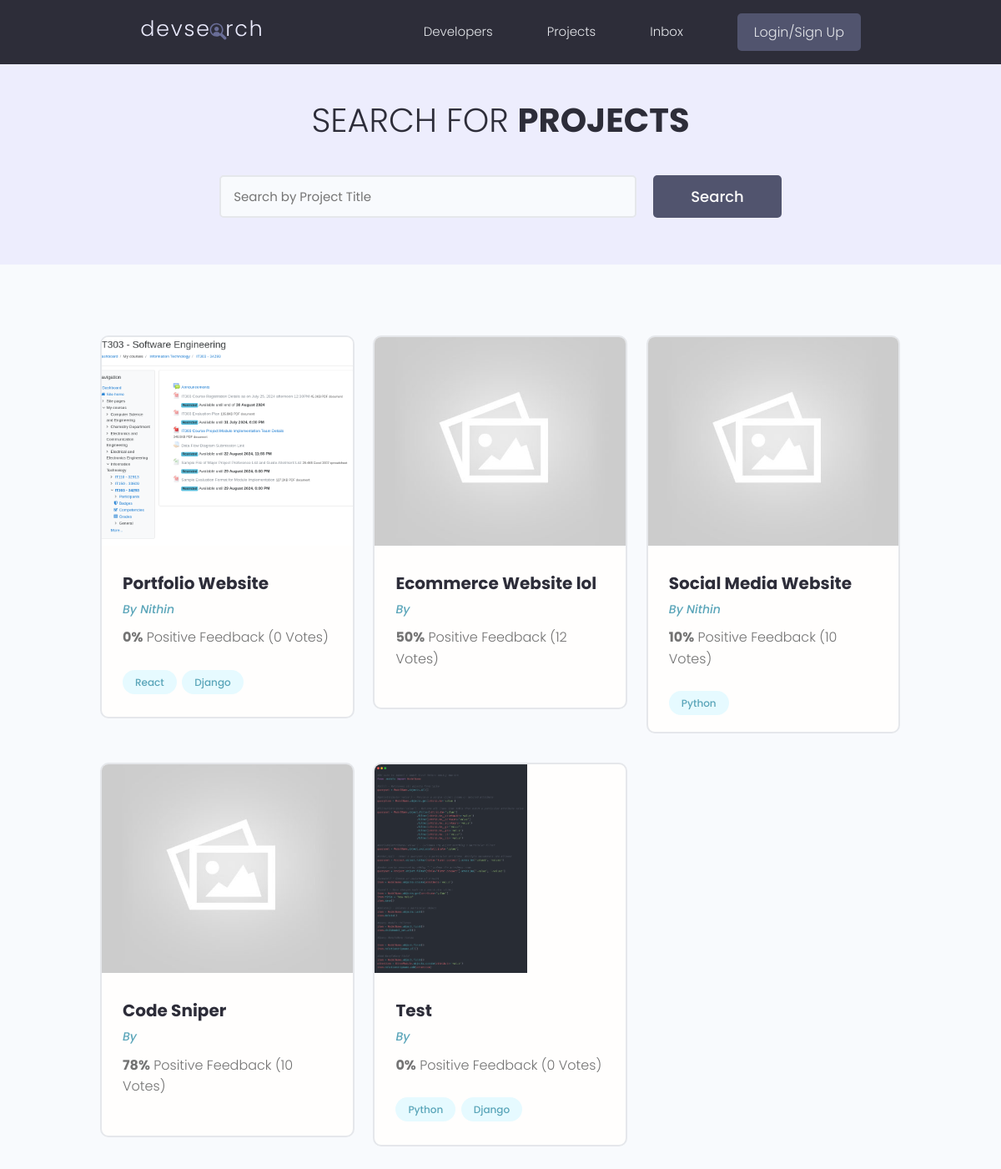
/projects/, run on the app's committed database.
### projects/models.py (models this page shows, shortened)
class Project(models.Model):
    owner=models.ForeignKey(Profile,null=True,blank=True,on_delete=models.SET_NULL)
    title=models.CharField(max_length=200)
    desc=models.TextField(null=True,blank=True)
    featured_img=models.ImageField(null=True,blank=True,default='default.jpg')
    demo_link=models.CharField(max_length=2000,null=True,blank=True)
    src_link=models.CharField(max_length=2000,null=True,blank=True)
    tags=models.ManyToManyField('Tag',blank=True)
    vote_total=models.IntegerField(default=0,null=True,blank=True)
    vote_ratio=models.IntegerField(default=0,null=True,blank=True)
    created=models.DateTimeField(auto_now_add=True)
    id = models.UUIDField(default=uuid.uuid4,unique=True,primary_key=True,editable=False)

class Tag(models.Model):
    name=models.CharField(max_length=200)
    created=models.DateTimeField(auto_now_add=True)
    id = models.UUIDField(default=uuid.uuid4,unique=True,primary_key=True,editable=False)
    def __str__(self):
        return self.name

### users/models.py (models this page shows, shortened)
class Profile(models.Model):
    user=models.OneToOneField(User,on_delete=models.CASCADE,null=True,blank=True)
    name=models.CharField(max_length=200,blank=True,null=True)
    username=models.CharField(max_length=200,blank=True,null=True)
    location=models.CharField(max_length=200,blank=True,null=True)
    email=models.CharField(max_length=200,blank=True,null=True)
    short_intro=models.CharField(max_length=200,blank=True,null=True)
    bio=models.TextField(blank=True,null=True)
    profile_image=models.ImageField(null=True,blank=True,upload_to='profiles/',default='profiles/user-default.png')
    social_github=models.CharField(max_length=200,blank=True,null=True)
    social_linkedin=models.CharField(max_length=200,blank=True,null=True)
    social_youtube=models.CharField(max_length=200,blank=True,null=True)
    social_website=models.CharField(max_length=200,blank=True,null=True)
    created=models.DateTimeField(auto_now_add=True)
    id = models.UUIDField(default=uuid.uuid4,unique=True,primary_key=True,editable=False)

### projects/views.py (the view)
# urls.py: path('projects/',include('projects.urls')),
def projects(request):
    projects=Project.objects.all()
    context={'projects':projects}
    return render(request,'projects/projects.html',context)

### projects/templates/projects/projects.html (shortened to what this page needs)
{% extends 'main.html' %}
{% block content %}
<main class="projects">
    <section class="hero-section text-center">
      <div class="container container--narrow">
        <div class="hero-section__box">
          <h2>Search for <span>Projects</span></h2>
        </div>
        <div class="hero-section__search">
          <form class="form" action="#" method="get">
            <div class="form__field">
              <input class="input input--text" id="formInput#search" type="text" name="text"
                placeholder="Search by Project Title" />
            </div>
            <input class="btn btn--sub btn--lg" type="submit" value="Search" />
          </form>
        </div>
      </div>
    </section>
    <section class="projectsList">
      <div class="container">
        <div class="grid grid--three">
          {% for project in projects %}
          <div class="column">
            <div class="card project">
              <a href="{% url 'project' project.id %}" class="project">
                <img class="project__thumbnail" src="{{ project.featured_img.url }}" alt="project thumbnail" />
                <div class="card__body">
                  <h3 class="project__title">{{project.title}}</h3>
                  <p><a class="project__author" href="{% url 'user-profile' project.owner.id %}">By {{project.owner.name}}</a></p>
                  <p class="project--rating">
                    <span style="font-weight: bold;">{{project.vote_ratio}}%</span> Positive
                    Feedback ({{project.vote_total}} Vote{{project.vote_total|pluralize:"s"}})
                  </p>
                  <div class="project__tags">
                    {% for tag in project.tags.all %}
                    <span class="tag tag--pill tag--main">
                      <small>{{tag}}</small>
                    </span>
                    {% endfor %}
                  </div>
                </div>
              </a>
            </div>
          </div>
          {% endfor %}
        </div>
      </div>
    </section>
  </main>
{% endblock content %}

### static/styles/app.css (style rules this page uses)
:root { --color-sub: #2d2d39; }
.btn--sub { background-color: var(--color-sub-light); }
.card { border: 2px solid var(--color-light); }
img { width: 100%; }
.hero-section { height: 40vh; display: flex; align-items: center; background-color: var(--color-sub); }
.hero-section__box { margin-bottom: 4rem; }
.hero-section__box > h2, .hero-section__box > h2 > span { font-size: 4rem; color: var(--color-light); line-height: 1.3; text-transform: uppercase; }
.hero-section__box > h2 { font-weight: 300; }
.hero-section__box > h2 > span { font-weight: 700; }
.hero-section__search > .form { display: flex; align-items: center; justify-content: center; gap: 2rem; }
.hero-section__search > .form input.input--text { width: 50rem; }
.project__author { font-size: 1.4rem; font-style: italic; }
.project--rating { margin-bottom: 1.6em; margin-top: .5em; }
.projects > .hero-section { background: var(--color-sub-lighter); height: 30vh; }
.projects .hero-section__box { margin-bottom: 2.5rem; }
.projects .hero-section__box > h2 { color: var(--color-sub); }
.projects .hero-section__box > h2 > span { font-weight: 700; color: var(--color-sub); }
.projectsList { margin-top: 8rem; }
.project__thumbnail { height: 25rem; object-fit: cover; object-position: top center; }
.project__title { font-size: 2rem; font-weight: 700; color: var(--color-sub); }

### static/uikit/styles/modules/_variables.css (style rules this page uses)
:root { --color-main: #5aa5b9; --color-main-light: #e6faff; --color-sub: #3f4156; --color-sub-light: #51546e; --color-sub-lighter: #ededfd; --color-text: #737373; --color-gray: #8b8b8b; --color-light: #e5e7eb; --color-light-gray: #767676; --color-bg: #f8fafd; --color-white: #fffefd; --color-white-light: #f3f3f3; --color-success: #359e64; --color-success-bg: #def8e8; --color-error: #fc4b0b; --color-error-bg: #fff2ee; --font-base: 'Poppins', arial, helvetica, 'Segoe UI', roboto, ubuntu, sans-serif; --font-monospace: 'Fira Code', 'Courier New', courier, monospace; --font-regular: 300; --font-medium: 500; --font-bold: 700; --generic-shadow: 1px 1px 5px #00000010; --generic-transition: all 0.3s ease-in-out; }

### static/uikit/styles/modules/_base.css (style rules this page uses)
* { margin: 0; padding: 0; box-sizing: border-box; text-rendering: optimizeLegibility; color: inherit; font-size: inherit; }
html { font-size: 50%; }
@media only screen and (min-width: 480px) { html { font-size: 56.25%; } }
@media only screen and (min-width: 1200px) { html { font-size: 62.5%; } }
body { line-height: 1.6; font-weight: 400; font-size: 1.5rem; color: var(--color-text); background-color: var(--color-bg); min-height: 100vh; }

### static/uikit/styles/modules/_typography.css (style rules this page uses)
* { font-family: var(--font-base); }
h2 { font-size: 3.6rem; font-weight: var(--font-bold); }
h3 { font-size: 3.2rem; font-weight: var(--font-medium); }
p, span, strong { font-size: 1.6rem; color: var(--color-text); font-weight: var(--font-regular); }
a { padding-bottom: 2px; text-decoration: none; display: inline-block; color: var(--color-main); font-weight: var(--font-medium); }

### static/uikit/styles/modules/_utilities.css (style rules this page uses)
.container { width: 92%; max-width: 165rem; margin: 0 auto; box-sizing: border-box; }
.container--narrow { width: 92%; max-width: 120rem; }
@media screen and (min-width: 1000px) { .container { width: 90%; } }
@media screen and (min-width: 1000px) { .container--narrow { width: 85%; } }
@media screen and (min-width: 1200px) { .container { width: 80%; } }
@media screen and (min-width: 1200px) { .container--narrow { width: 72%; } }
.text-center { text-align: center; }

### static/uikit/styles/modules/_button.css (style rules this page uses)
.btn { display: inline-block; position: relative; cursor: pointer; background-color: var(--color-light); font-weight: var(--font-medium); color: var(--color-sub); text-decoration: none; padding: 1rem 2rem; border-radius: 0.5rem; border: none; width: -webkit-fit-content; width: -moz-fit-content; width: fit-content; height: -webkit-fit-content; height: -moz-fit-content; height: fit-content; font-size: 1.6rem; outline-width: 0; outline-color: transparent; -webkit-backface-visibility: hidden; backface-visibility: hidden; transition: all 0.3s ease-in-out; }
.btn--sub { background-color: var(--color-sub); color: var(--color-white); }
.btn--lg { font-size: 1.8rem; padding: 1.2rem 4.5rem; }

### static/uikit/styles/modules/_card.css (style rules this page uses)
.card { border-radius: 1rem; background-color: var(--color-white); border: 1.5px solid var(--color-light); width: auto; height: auto; margin-top: 0.5rem; margin-bottom: 0.5rem; overflow: hidden; }
.card__body, .card__header { padding: 2rem 2.5rem; }

### data on the page
Project: featured_img (picture), title "Portfolio Website", owner.name "Nithin", vote_ratio "0", vote_total "0"
Tag: name "React"
Tag: name "Django"
Project: featured_img (placeholder picture), title "Ecommerce Website lol", vote_ratio "50", vote_total "12"
Project: featured_img (placeholder picture), title "Social Media Website", owner.name "Nithin", vote_ratio "10", vote_total "10"
Tag: name "Python"
Project: featured_img (placeholder picture), title "Code Sniper", vote_ratio "78", vote_total "10"
Project: featured_img (picture), title "Test", vote_ratio "0", vote_total "0"
